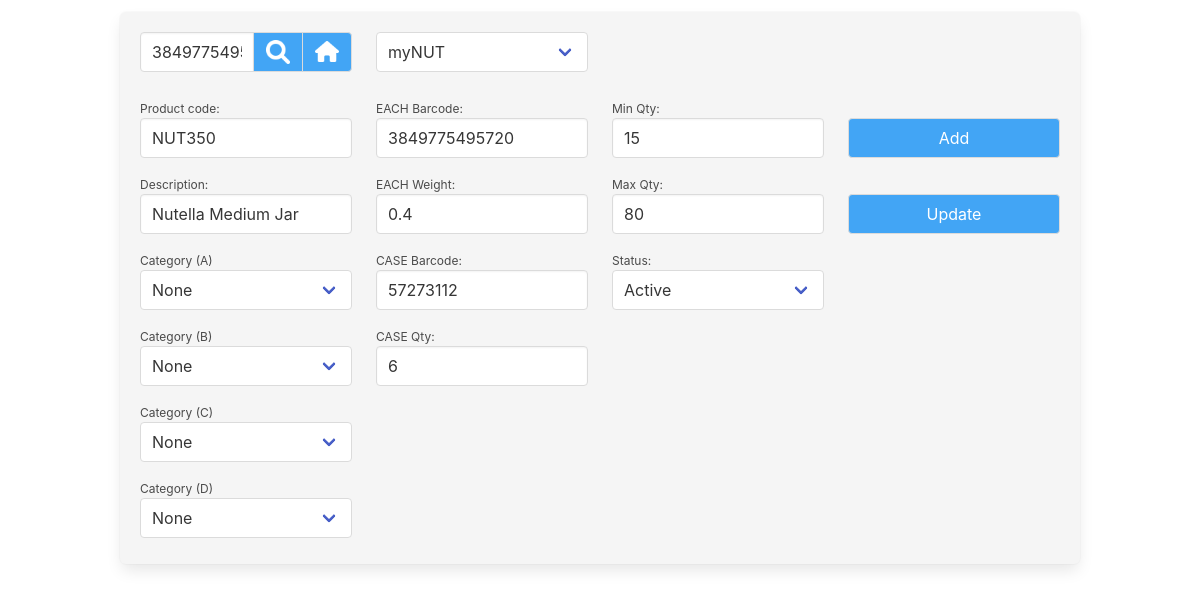
Page /geb_view_mgr_products.php?product=3849775495720 (signed in) on the committed database.
### tables this page shows
CREATE TABLE "geb_product" (
	"prod_pkey"	INTEGER,
	"prod_owner"	INTEGER DEFAULT 1,
	"prod_code"	TEXT,
	"prod_desc"	TEXT,
	"prod_category_a"	INTEGER DEFAULT 0,
	"prod_category_b"	INTEGER DEFAULT 0,
	"prod_category_c"	INTEGER DEFAULT 0,
	"prod_category_d"	INTEGER DEFAULT 0,
	"prod_mimic"	INTEGER DEFAULT 0,
	"prod_each_barcode"	TEXT,
	"prod_each_barcode_mimic"	TEXT,
	"prod_each_weight"	TEXT,
	"prod_case_barcode"	INTEGER,
	"prod_case_barcode_mimic"	NUMERIC,
	"prod_case_qty"	REAL DEFAULT 0,
	"prod_case_qty_mimic"	TEXT DEFAULT 0,
	"prod_min_qty"	INTEGER DEFAULT 0,
	"prod_max_qty"	INTEGER DEFAULT 0,
	"prod_disabled"	INTEGER DEFAULT 0,
	PRIMARY KEY("prod_pkey" AUTOINCREMENT)
);

### lib_login.php (called while the page is built, shortened)
<?php
class Login
{
	private $user_is_logged_in = false;
	public function is_session_started()
	{
		if (php_sapi_name() !== 'cli' )
		{
			if ( version_compare(phpversion(), '5.4.0', '>=') )
			{
				return session_status() === PHP_SESSION_ACTIVE ? TRUE : FALSE;
			}
		}
		return FALSE;
	}
	private function loginWithSessionData()
	{
		$this->user_is_logged_in = true;
	}
	public function isUserLoggedIn()
	{
		return $this->user_is_logged_in;
	}
}

### geb_view_mgr_products.php (the view, shortened to what this page needs)
<?php
require_once('lib_login.php');
$login = new Login();
if ($login->isUserLoggedIn() == true)
{
	require_once('lib_system.php');
	if (is_it_enabled($_SESSION['menu_mgr_products']))
	{
		require_once("lib_db_conn.php");
		$product_or_barcode		=	"";
		if (isset($_GET["product"]))
		{
			$product_or_barcode		=	trim($_GET["product"]);
		}
		$user_company_uid	=	leave_numbers_only($_SESSION['user_company']);
?>
<!DOCTYPE html>
<html lang="en">
<head>
	<link rel="stylesheet" href="css/bulma.css">
	<link rel="stylesheet" href="css/custom.css">
</head>
<body>
<?php
		echo '<div class="blank_space_12px"></div>';
		echo '<section class="section is-paddingless">';
		echo	'<div class="container box has-background-light">';
			$company_arr	=	array();
			$sql	=	'
				SELECT
				company_code,
				company_pkey
				FROM geb_company
			';
			if ($user_company_uid > 0)
			{
				$sql	.=	'	WHERE	company_pkey = :scompany_uid	';
			}
			if ($stmt = $db->prepare($sql))
			{
				if ($user_company_uid > 0)
				{
					$stmt->bindValue(':scompany_uid',	$user_company_uid,		PDO::PARAM_INT);
				}
				$stmt->execute();
				while($row = $stmt->fetch(PDO::FETCH_ASSOC))
				{
					$company_arr[$row['company_pkey']] = $row['company_code'];
				}
			}
			else
			{
			}
		$which_option_2_select	=	1;
		$company_select_html	=	generate_select_options($company_arr, $which_option_2_select, '');
$columns_html	=	'<div class="columns">';
$columns_html	.=	'<div class="column is-3">';
$columns_html	.=	'<form action="geb_view_mgr_products.php" name="product_form" id="product_form" method="get">';
$columns_html	.=	'<div class="field has-addons">';
$columns_html	.=		'<div class="control">';
$columns_html	.=			'<input class="input" type="text" id="product" name="product" placeholder="' . $mylang['product_code'] . '" value="' . $product_or_barcode . '" >';
$columns_html	.=		'</div>';
$columns_html	.=		'<div class="control">';
$columns_html	.=			'<button class="button manager_class iconSearch" style="width:50px;" type="submit"></button>';
$columns_html	.=		'</div>';
$menu_link		=	"'index.php'";
$columns_html	.=		'<div class="control">';
$columns_html	.=			'<button class="button manager_class iconHome" style="width:50px;" type="button" onClick="open_link(' . $menu_link . ');"></button>';
$columns_html	.=		'</div>';
$columns_html	.=	'</div>';
$columns_html	.=	'</div>';
$columns_html	.=	'<div class="column is-3">';
$columns_html	.=	'<div class="field">';
$columns_html	.=	'
			<div class="control">
				<div class="select is-fullwidth">
					<select id="comp" name="comp">' . $company_select_html . '
					</select>
				</div>
			</div>';
$columns_html .= '</div>';
$columns_html .= '</div>';
$columns_html .= '</form>';
$columns_html .= '</div>';
	try
	{
		$is_barcode	=	false;
		if (is_numeric($product_or_barcode))	{	$is_barcode	=	true;	}
		$sql	=	'
			SELECT
			*
			FROM
			geb_product
			WHERE
		';
		if ($is_barcode)
		{
			$sql	.=	' prod_each_barcode = :sprod_each_bar OR prod_case_barcode = :sprod_case_bar ';
		}
		else
		{
			$sql	.=	' prod_code = :sprod_code ';
		}
		$sql	.=	' AND prod_owner = :sprod_owner ';
		$prod_pkey			=	0;
		$prod_code			=	"";
		$prod_desc			=	"";
		$prod_category_a	=	0;
		$prod_category_b	=	0;
		$prod_category_c	=	0;
		$prod_category_d	=	0;
		$prod_each_barcode	=	"";
		$prod_each_weight	=	"";
		$prod_case_barcode	=	"";
		$prod_case_qty		=	0;
		$prod_min_qty		=	0;
		$prod_max_qty		=	0;
		$prod_disabled		=	0;
		if ($stmt = $db->prepare($sql))
		{
			if ($is_barcode)
			{
				$stmt->bindValue(':sprod_each_bar',	$product_or_barcode,	PDO::PARAM_STR);
				$stmt->bindValue(':sprod_case_bar',	$product_or_barcode,	PDO::PARAM_STR);
			}
			else
			{
				$stmt->bindValue(':sprod_code',	$product_or_barcode,		PDO::PARAM_STR);
			}
			$stmt->bindValue(':sprod_owner',	$user_company_uid,			PDO::PARAM_INT);
			$stmt->execute();
			while($row = $stmt->fetch(PDO::FETCH_ASSOC))
			{
				$prod_pkey				=	leave_numbers_only($row['prod_pkey']);
				$prod_code				=	trim($row['prod_code']);
				$prod_desc				=	trim($row['prod_desc']);
				$prod_category_a		=	leave_numbers_only($row['prod_category_a']);
				$prod_category_b		=	leave_numbers_only($row['prod_category_b']);
				$prod_category_c		=	leave_numbers_only($row['prod_category_c']);
				$prod_category_d		=	leave_numbers_only($row['prod_category_d']);
				$prod_each_barcode		=	trim($row['prod_each_barcode']);
				$prod_each_weight		=	trim($row['prod_each_weight']);
				$prod_case_barcode		=	trim($row['prod_case_barcode']);
				$prod_case_qty			=	leave_numbers_only($row['prod_case_qty']);
				$prod_min_qty			=	leave_numbers_only($row['prod_min_qty']);
				$prod_max_qty			=	leave_numbers_only($row['prod_max_qty']);
				$prod_disabled			=	leave_numbers_only($row['prod_disabled']);
			}
			$category_A_options = [];
			$category_B_options = [];
			$category_C_options = [];
			$category_D_options = [];
			$category_a_html	=	generate_select_options($category_A_options, leave_numbers_only($prod_category_a), $mylang['none']);
			$category_b_html	=	generate_select_options($category_B_options, leave_numbers_only($prod_category_b), $mylang['none']);
			$category_c_html	=	generate_select_options($category_C_options, leave_numbers_only($prod_category_c), $mylang['none']);
			$category_d_html	=	generate_select_options($category_D_options, leave_numbers_only($prod_category_d), $mylang['none']);
			$columns_html	.=	'<div class="columns">';
			$columns_html	.=	'<div class="column is-3">';
			$status_options =
			[
				0 => $mylang['active'],
				1 => $mylang['disabled'],
			];
			$status_html = '';
			foreach ($status_options as $value => $label)
			{
				$selected = ($prod_disabled == $value) ? ' selected' : '';
				$status_html .= '"<option value="' . $value . '" ' . $selected . '>' . $label . ' </option>"';
			}
			$details_html	=	'
<div class="field" style="'. $box_size_str .'">
	<p class="help">' . $mylang['product_code'] . ':</p>
	<div class="control">
		<input id="id_product_code" class="input is-normal" type="text" placeholder="e.g. CLSPMRD" value="'. $prod_code .'" name="id_product_code" required>
	</div>
</div>
<div class="field" style="'. $box_size_str .'">
	<p class="help">' . $mylang['description'] . ':</p>
	<div class="control">
		<input id="id_product_description" class="input is-normal" type="text" placeholder="Collection Sports Medium Red" value="'. $prod_desc . '" name="id_product_description">
	</div>
</div>
<div class="field" style="' . $box_size_str . '">
	<p class="help">' .	$mylang['category'] . ' (A)</p>
	<div class="field is-narrow">
	  <div class="control">
		<div class="select is-fullwidth">
			<select id="id_category_a">' . $category_a_html . '
			</select>
		</div>
	  </div>
	</div>
</div>
<div class="field" style="' . $box_size_str . '">
	<p class="help">' .	$mylang['category'] . ' (B)</p>
	<div class="field is-narrow">
	  <div class="control">
		<div class="select is-fullwidth">
			<select id="id_category_b">' . $category_b_html . '
			</select>
		</div>
	  </div>
	</div>
</div>
<div class="field" style="' . $box_size_str . '">
	<p class="help">' .	$mylang['category'] . ' (C)</p>
	<div class="field is-narrow">
	  <div class="control">
		<div class="select is-fullwidth">
			<select id="id_category_c">' . $category_c_html . '
			</select>
		</div>
	  </div>
	</div>
</div>
<div class="field" style="' . $box_size_str . '">
	<p class="help">' .	$mylang['category'] . ' (D)</p>
	<div class="field is-narrow">
	  <div class="control">
		<div class="select is-fullwidth">
			<select id="id_category_d">' . $category_d_html . '
			</select>
		</div>
	  </div>
	</div>
</div>
';
			$columns_html	.=	$details_html;
			$columns_html	.=	'</div>';
			$columns_html	.=	'<div class="column is-3">';
			$details_html	=	'
<div class="field" style="'. $box_size_str .'">
	<p class="help">' . $mylang['each_barcode'] . ':</p>
	<div class="control">
		<input id="id_each_barcode" class="input is-normal" type="text" placeholder="87341285732154" value="'. $prod_each_barcode .'" name="id_each_barcode">
	</div>
</div>
<div class="field" style="'. $box_size_str .'">
	<p class="help">' . $mylang['each_weight'] . ':	</p>
	<div class="control">
		<input id="id_each_weight" class="input is-normal" type="text" placeholder="4.25" value="'. $prod_each_weight . '" name="id_each_weight">
	</div>
</div>
<div class="field" style="'. $box_size_str .'">
	<p class="help">' . $mylang['case_barcode'] . ':</p>
	<div class="control">
		<input id="id_case_barcode" class="input is-normal" type="text" placeholder="51682361869185" value="'. $prod_case_barcode. '" name="id_case_barcode">
	</div>
</div>
<div class="field" style="'. $box_size_str .'">
	<p class="help">' . $mylang['case_qty'] . ':</p>
	<div class="control">
		<input id="id_case_qty" class="input is-normal" type="text" placeholder="12" value="'. $prod_case_qty. '" name="id_case_qty">
	</div>
</div>';
			$columns_html	.=	$details_html;
			$details_html	=	"";
			$columns_html	.=	'</div>';
			$columns_html	.=	'<div class="column is-3">';
			$columns_html	.=	'
<div class="field" style="'. $box_size_str .'">
	<p class="help">' . $mylang['min_qty'] . ':</p>
	<div class="control">
		<input id="id_min_qty" class="input is-normal" type="text" placeholder="20" value="'. $prod_min_qty . '" name="id_min_qty">
	</div>
</div>
<div class="field" style="'. $box_size_str .'">
	<p class="help">' . $mylang['max_qty'] . ':</p>
	<div class="control">
		<input id="id_max_qty" class="input is-normal" type="text" placeholder="100" value="'. $prod_max_qty . '" name="id_max_qty">
	</div>
</div>
<div class="field" style="'. $box_size_str .'">
	<p class="help">' . $mylang['status'] . ':</p>
	<div class="field is-narrow">
	  <div class="control">
		<div class="select is-fullwidth">
			<select id="id_disabled" name="id_disabled">' . $status_html . '
			</select>
		</div>
	  </div>
	</div>
</div>
';
			$columns_html	.=	'</div>';
			$columns_html	.=	'<div class="column is-3">';
if (can_user_add($_SESSION['menu_mgr_products']))
{
	$details_html	.=	'
	<div class="field" style="'. $box_size_str .'">
		<p class="help">&nbsp;</p>
		<div class="control">
			<button class="button manager_class is-fullwidth"  onclick="add_product();">' . $mylang['add'] . '</button>
		</div>
	</div>';
}
if (can_user_update($_SESSION['menu_mgr_products']))
{
	$details_html	.=	'
	<div class="field" style="'. $box_size_str .'">
		<p class="help">&nbsp;</p>
		<div class="control">
			<button class="button manager_class is-fullwidth"  onclick="update_product();">' . $mylang['update'] . '</button>
		</div>
	</div>';
}
$details_html	.=	'
<div class="field" style="'. $box_size_str .'">
	<p class="help">&nbsp;</p>
	<div class="control">
		<input id="id_hidden" class="input is-normal" type="hidden" value="' . $prod_pkey . '">
	</div>
</div>';
			$columns_html	.=	$details_html;
			$columns_html	.=	'</div>';
			$columns_html	.=	'</div>';
			echo	$columns_html;
		}
		else
		{
			echo 'Details Query Failed!';
		}
	}
	catch(PDOException $e)
	{
		print_message(1, $e->getMessage());
	}
		echo '</div>';
	echo '</section>';
	}
	else
	{
		include('not_logged_in.php');
	}
}
else
{
    include('not_logged_in.php');
}
?>
</body>
</html>

### lib_system.php (shortened to what this page needs)
<?php
$box_size_str	=	'height:64px;';
function generate_select_options($options, $selectedValue, $defaultLabel)
{
	$html	=	'';
	if (strlen($defaultLabel) > 0)
	{
		$html = '<option value="0"';
		if ($selectedValue == 0)
		{
			$html .= ' selected';
		}
		$html .= '>' . $defaultLabel . '</option>';
	}
	foreach ($options as $key => $value)
	{
		if (strlen($value) > 0)
		{
			$html .= '<option value="' . $key . '"';
			$html .= '>' . $value . '</option>';
		}
	}
	return $html;
}
function leave_numbers_only($input_string)
{
	return preg_replace('/[^0-9]/', '', trim($input_string));
}
function convert_dec_to_bin_with_padding($dec_value)
{
	$x	=	decbin($dec_value);
	return str_pad($x, 16, '0', STR_PAD_LEFT);
}
function core_acl_cookie_check($cookie_value)
{
	$outcome		=	false;
	$cookie_value	=	leave_numbers_only($cookie_value);
	if ($cookie_value == 1)	{	$outcome = true;	}
	return $outcome;
}
function is_it_enabled($cookie)
{
	$cookie_array	=	convert_dec_to_bin_with_padding(leave_numbers_only($cookie));
	return core_acl_cookie_check($cookie_array[1]);
}
function can_user_add($cookie)
{
	$cookie_array	=	convert_dec_to_bin_with_padding(leave_numbers_only($cookie));
	return core_acl_cookie_check($cookie_array[2]);
}
function can_user_update($cookie)
{
	$cookie_array	=	convert_dec_to_bin_with_padding(leave_numbers_only($cookie));
	return core_acl_cookie_check($cookie_array[3]);
}

### css/custom.css (style rules this page uses)
.manager_class { background-color: #42A5F5; color: white; }
.blank_space_12px { display: block; height: 12px; }
.iconHome { background-image: url(../images/icon_home.png); background-repeat: no-repeat; background-position: center; background-size: 24px; }
.iconSearch { background-image: url(../images/icon_search.png); background-repeat: no-repeat; background-position: center; background-size: 24px; }

### rows in the picture
geb_product: id_product_code "NUT350", id_product_description "Nutella Medium Jar", prod_category_a "None", prod_category_b "None", prod_category_c "None", prod_category_d "None", id_each_barcode "3849775495720", id_each_weight "0.4", id_case_barcode "57273112", id_case_qty "6", id_min_qty "15", id_max_qty "80"

### other values in the picture
$mylang['product_code'] "Product code"
$mylang['description'] "Description"
$mylang['category'] "Category"
$mylang['each_barcode'] "EACH Barcode"
$mylang['each_weight'] "EACH Weight"
$mylang['case_barcode'] "CASE Barcode"
$mylang['case_qty'] "CASE Qty"
$mylang['min_qty'] "Min Qty"
$mylang['max_qty'] "Max Qty"
$mylang['status'] "Status"
$mylang['add'] "Add"
$mylang['update'] "Update"
form field comp "myNUT"
form field id_disabled "Active"
